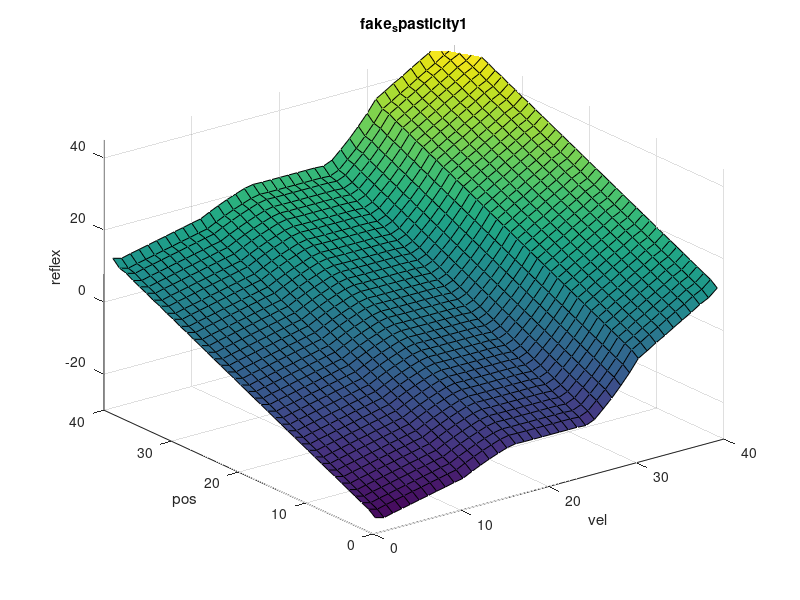

The MATLAB script that drew this image: (Note: this script raises an error after producing the figure.)
%% generate hypothetical lut for spasticity 40x40

%% create a lookup table to export to robot. 
xinv = 0.001;% interval 
vinv = 0.001;
x = 0.3:xinv:2.3-xinv;  %2000 points
v = -5.0:vinv:5.0-vinv; % 10000 points

rowlen = 40;  % row length of table. higher = good resolution 3d map. 

rs_x = resample(x', 1, 2000/rowlen); %  points in lut
rs_v = resample(v', 1, 10000/rowlen); % points in lut

fake_lut=zeros(rowlen,rowlen);

%% Spasticity : sudden spastic catch, velocity threshold
posSlope = 8.5;
posOffset = -10.0;
velSlope = 2.0;
velThreshold = 1.5;
pos_reflex = @(x) posOffset + posSlope*(x)
vel_reflex = @(x) velSlope*x*(1.3*(x>velThreshold) + 0.49*(x<(-1*velThreshold)));
%h=@(t) a*(t>5)+b*(t<=5)


for i=1:length(rs_x),
    for j=1:length(rs_v),
%       fake_lut(i,j)= -0.4 + 4*rs_x(i) + 0.4*rs_v(j) ;  % formula: f(x) = -0.3 + 3.0*x(i)  ; 3.0 is slope
      fake_lut(i,j)= pos_reflex(rs_x(i)) + vel_reflex(rs_v(j)) ;  % formula: f(x) = -0.3 + 3.0*x(i)  ; 3.0 is slope
    end
end


figure;
%% smoothing interpolation to reduce instability in robot. 
fname = 'fake_spasticity1'; %use ctp gain 1.5


% diff_load_lut_interp = interp2(diff_load_lut,2, 'cubic'); % interp spline to smooth out the surface (prevent jerky movement) 
h = 1/10*ones(5,5);
fake_lut_filtered = filter2(h,fake_lut,'valid');


surf( fake_lut_filtered);
title(fname);
xlabel('vel')
ylabel('pos')
zlabel('reflex')
zlim([-10 25])
caxis([-10, 25])

%% resample smooth curve to low res to export to C lookup table. 
fake_lut_filtered_resampled = imresize(fake_lut_filtered,[rowlen rowlen]);
% surf( diff_load_lut_interp_resampled);


surf( fake_lut_filtered_resampled);
title(fname);
xlabel('vel')
ylabel('pos')
zlabel('reflex')
zlim([-30 45])
caxis([-30, 45])





mypath = 'lut_table/';
A = [fname, '_lut_table.txt'];    % trajectory recording phase
csvwrite(fullfile(mypath, A) ,fake_lut_filtered_resampled); % save selected variables

